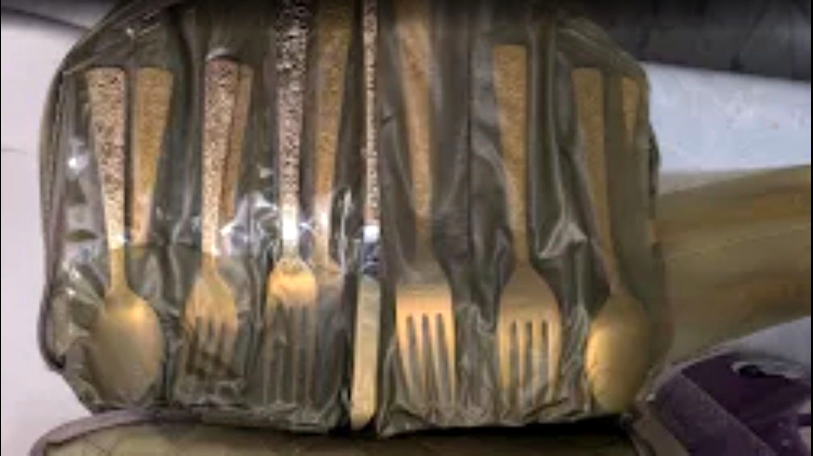
#> input picture Project Rooms/Marketplace/outputs/estate-sale-2026-08-15-manual-upload-2026-08-12/enhanced/ES-20260815-042-flatware-detail.jpg, 1625 x 911 px, given as the content of the folder state-sale-2026-08-15-manual-upload-2026-08-10/source-copies, which was not available (shown at 1/2 size)
$ python build_contact_sheets.py
#> lines starting #> are read from the running program, lines starting #| are printed output that depends on the picture; pictures that were not available may be replaced by others from this repository, and a replacement may not be noted
from pathlib import Path
from PIL import Image, ImageDraw, ImageFont, ImageOps

root = Path(__file__).resolve().parent
font = ImageFont.load_default(size=20)
cols, rows = 3, 3
cell_w, cell_h, label_h = 520, 390, 44

for source_name, output_name in (("source-copies", "contact-sheets"), ("enhanced", "contact-sheets-enhanced")):
    source = root / source_name
    output = root / output_name
    output.mkdir(exist_ok=True)
    files = sorted(p for p in source.iterdir() if p.suffix.lower() in {".jpg", ".jpeg", ".png", ".webp"})
    for sheet_no, start in enumerate(range(0, len(files), cols * rows), 1):
        canvas = Image.new("RGB", (cols * cell_w, rows * (cell_h + label_h)), "white")
#> canvas: PIL image 1560x1302 RGB; every value is 255
        draw = ImageDraw.Draw(canvas)
        for offset, path in enumerate(files[start:start + cols * rows]):
            image = Image.open(path).convert("RGB")
#> image is the input picture: PIL image 1625x911 RGB; mean R, G, B 108.8, 96.6, 84.4
            thumb = ImageOps.contain(image, (cell_w - 16, cell_h - 16))
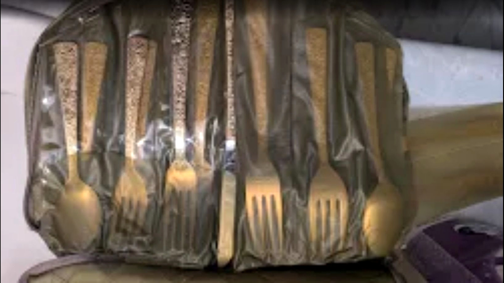
#> thumb: PIL image 504x283 RGB; mean R, G, B 108.8, 96.6, 84.5
            x = (offset % cols) * cell_w + (cell_w - thumb.width) // 2
#> x = 8
            y0 = (offset // cols) * (cell_h + label_h)
            y = y0 + (cell_h - thumb.height) // 2
#> y = 53
            canvas.paste(thumb, (x, y))
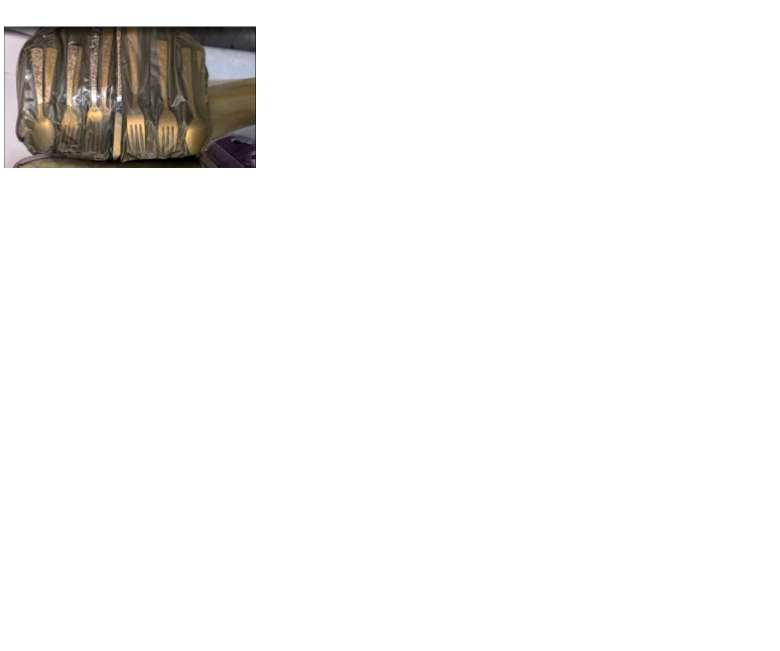
#> canvas: PIL image 1560x1302 RGB (shown at 1/2 size); mean R, G, B 244.7, 243.9, 243
            label = path.stem.replace("ES-20260815-20260810-", "")
            draw.rectangle((offset % cols * cell_w, y0 + cell_h, (offset % cols + 1) * cell_w, y0 + cell_h + label_h), fill="white")
            draw.text((offset % cols * cell_w + 8, y0 + cell_h + 8), label, fill="black", font=font)
        canvas.save(output / f"contact-sheet-{sheet_no:02d}.jpg", quality=92)
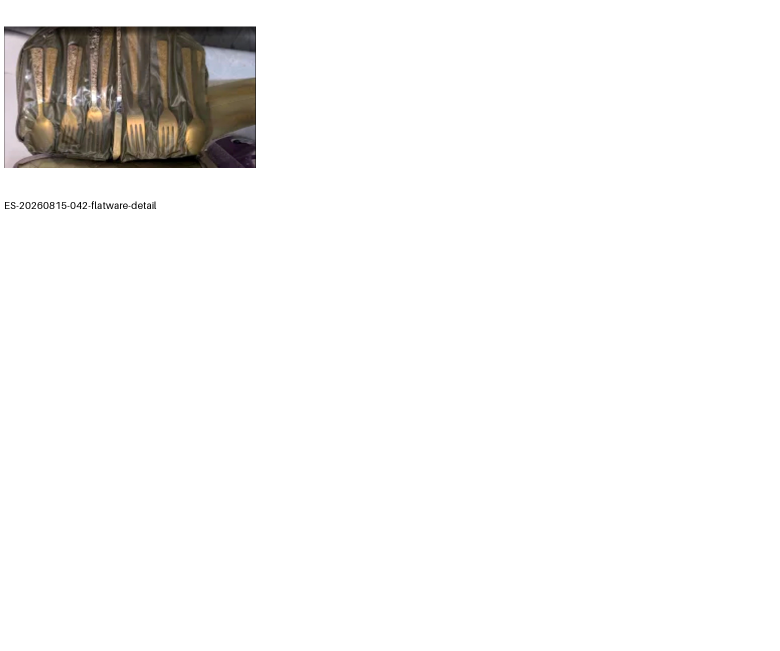
#> saved as contact-sheet-01.jpg: PIL image 1560x1302 RGB (shown at 1/2 size); mean R, G, B 244.6, 243.7, 242.9
    print(f"created {sheet_no} {output_name} sheets for {len(files)} files")
